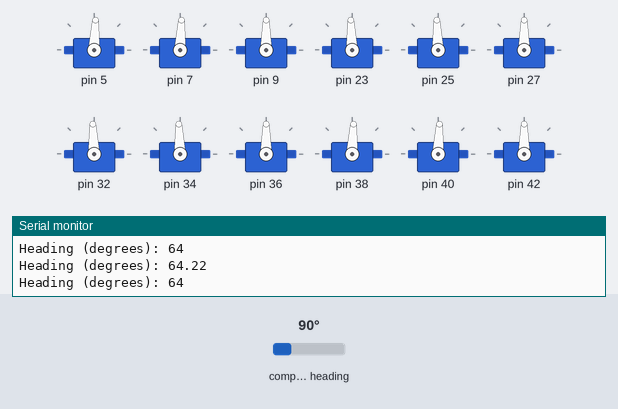
This sketch was run on a simulated Arduino Uno, built with avr-gcc and run on an emulated ATmega328P. Parts: 12 × servo, the last lines printed to the serial monitor. The inputs (shaded band) are chosen by the test bench; at power-on: compass heading 90°.

Above: at 1.2 s.
1.3 s: compass heading set to 82°
At 1.78 s:
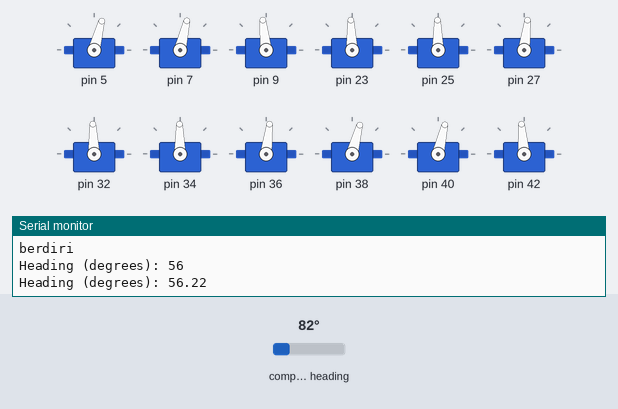
At 2.4 s:
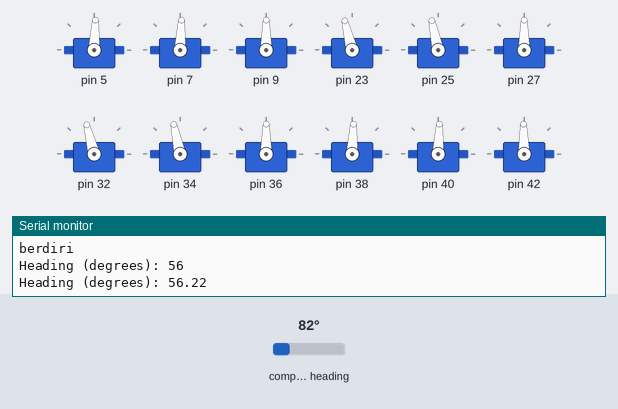
4.3 s: compass heading set to 90°
At 4.8 s:
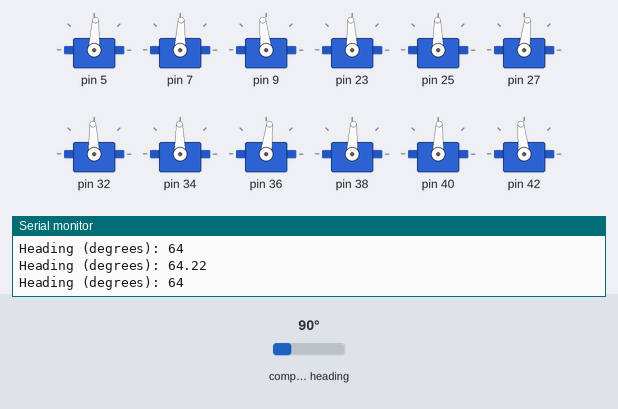
Timing chart, 0 to 7.3 s (numbered marks = the images above; inputs shaded):
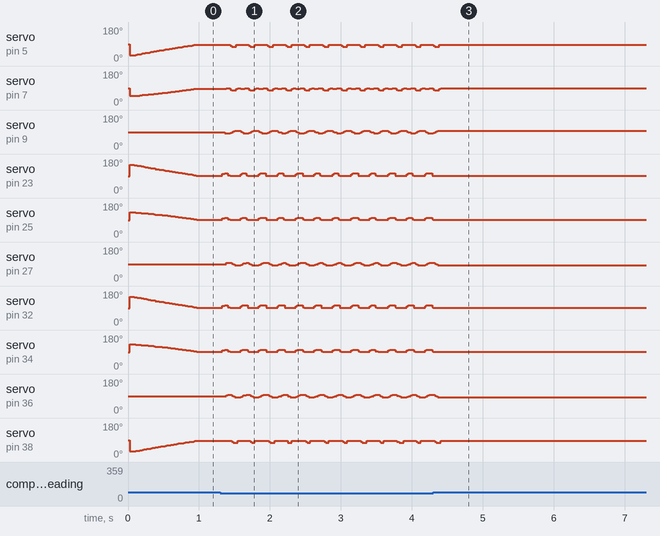

The sketch:

mainCode.ino
```cpp
// // #include "quassar_config.h"
// #include "quassar_movement.h"
// #include "quassar_gyro.h"
#include "quassar_compass.h"
#include "quassar_control.h"
// #include "quassar_communication.h"

/*
  - setup function
   ---------------------------------------------------------------------------*/
void setup()
{

  TIMSK0 = 0;
  // robot initialization
  robot_initialization();

  // initializing acceleration
  // gyro_setup();

  // initializing compass
  compass_setup();

  // initializing controller
  // controller_setup();

}

/*
  - loop function
   ---------------------------------------------------------------------------*/
void loop()
{

  compass_signal();
  Serial.print("Heading (degrees): "); Serial.println(headingDegrees);

  int min_heading = 60;
  int max_heading = 100;
  int head = headingDegrees;


  // directional set position
    while(headingDegrees <= min_heading || headingDegrees >= max_heading)
    {

      if(headingDegrees <= min_heading)
      {
        turn_right(1, 1, 10);
        Serial.println("putar kanan");
        if(headingDegrees <= min_heading || headingDegrees >= max_heading)
        {
          Serial.println("berdiri");
          stand();
          break;
        }
        else
          continue;
      }
      else if(headingDegrees >= max_heading)
      {
        turn_left(1, 1, 10);
        if(headingDegrees <= min_heading || headingDegrees >= max_heading)
        {
          stand();
          break;
        }
        else
          continue;
      }
      else
        stand();
        break;
    }

    Serial.print("Heading (degrees): "); Serial.println(round(headingDegrees));

  delay(500);

  // ble_setup();
  delay(2000);
  stand();

  // trot_gait_forward(1, 0.25, 10);

  // acceleration_show();

  // gyro_signal();


  // // compass_show();


   // ble_connect();
}
```

quassar_compass.h
```cpp
/* -----------------------------------------------------------------------------
  - Project : IT-PLN Quadruped Robot SAR
  - info :  This library contains gyromotions an accelerations function
  - modified by i-Quassar Team

  - scl = 21
  - sda = 20
*/

#include <Wire.h>
#include <Adafruit_Sensor.h>
#include <Adafruit_HMC5883_U.h>
#include "quassar_movement.h"

/* Assign a unique ID to this sensor at the same time */
Adafruit_HMC5883_Unified mag = Adafruit_HMC5883_Unified(12345);

float headingDegrees;
float heading;

void displaySensorDetails(void)
{
  sensor_t sensor;
  mag.getSensor(&sensor);
  Serial.println("------------------------------------");
  Serial.print  ("Sensor:       "); Serial.println(sensor.name);
  Serial.print  ("Driver Ver:   "); Serial.println(sensor.version);
  Serial.print  ("Unique ID:    "); Serial.println(sensor.sensor_id);
  Serial.print  ("Max Value:    "); Serial.print(sensor.max_value); Serial.println(" uT");
  Serial.print  ("Min Value:    "); Serial.print(sensor.min_value); Serial.println(" uT");
  Serial.print  ("Resolution:   "); Serial.print(sensor.resolution); Serial.println(" uT");
  Serial.println("------------------------------------");
  Serial.println("");
  delay(500);
}

void compass_setup(void)
{
  Serial.begin(57600);
  Serial.println("HMC5883 Magnetometer Test"); Serial.println("");

  /* Initialise the sensor */
  if(!mag.begin())
  {
    /* There was a problem detecting the HMC5883 ... check your connections */
    Serial.println("Ooops, no HMC5883 detected ... Check your wiring!");
    while(1);
  }

  /* Display some basic information on this sensor */
  displaySensorDetails();
}

void compass_signal()
{
  /* Get a new sensor event */
  sensors_event_t event;
  mag.getEvent(&event);

  /* Display the results (magnetic vector values are in micro-Tesla (uT)) */
  // Serial.print("X: "); Serial.print(event.magnetic.x); Serial.print("  ");
  // Serial.print("Y: "); Serial.print(event.magnetic.y); Serial.print("  ");
  // Serial.print("Z: "); Serial.print(event.magnetic.z); Serial.print("  ");Serial.println("uT");

  // Hold the module so that Z is pointing 'up' and you can measure the heading with x&y
  // Calculate heading when the magnetometer is level, then correct for signs of axis.
  heading = atan2(event.magnetic.y, event.magnetic.x);

  // Once you have your heading, you must then add your 'Declination Angle', which is the 'Error' of the magnetic field in your location.
  // Find yours here: http://www.magnetic-declination.com/
  // Mine is: -13* 2' W, which is ~13 Degrees, or (which we need) 0.22 radians
  // If you cannot find your Declination, comment out these two lines, your compass will be slightly off.
  float declinationAngle = -0.45;
  heading += declinationAngle;

  // Correct for when signs are reversed.
  if(heading < 0)
    heading += 2*PI;

  // Check for wrap due to addition of declination.
  if(heading > 2*PI)
    heading -= 2*PI;

  // Convert radians to degrees for readability.
  headingDegrees = heading * 180/M_PI;

  return round(headingDegrees);
}

void compass_show(void)
{

  Serial.print("Heading (degrees): "); Serial.println(round(headingDegrees));

  // int min_heading = 40;
  // int max_heading = 70;
  // int head = headingDegrees;


  // // directional set position
  //   while(headingDegrees <= min_heading || headingDegrees >= max_heading)
  //   {
  //     if(headingDegrees <= min_heading)
  //     {
  //       turn_right(1, 0.5, 10);
  //       if(headingDegrees <= min_heading || headingDegrees >= max_heading)
  //       {
  //         stand();
  //         break;
  //       }
  //       else
  //         continue;
  //     }
  //     else if(headingDegrees >= max_heading)
  //     {
  //       turn_left(1, 0.5, 10);
  //       if(headingDegrees <= min_heading || headingDegrees >= max_heading)
  //       {
  //         stand();
  //         break;
  //       }
  //       else
  //         continue;
  //     }
  //     else
  //       stand();
  //   }

  //   Serial.print("Heading (degrees): "); Serial.println(round(headingDegrees));

  delay(500);
}
```

quassar_control.h
```cpp
/* -----------------------------------------------------------------------------
  - Project : IT-PLN Quadruped Robot SAR
  - info :  This library contains controller configuration
  - modified by i-Quassar Team
*/
#include <PS2X_lib.h>

PS2X controller;

/* -----------------------------------------------------------------------------
  - right now, the library does NOT support hot-pluggable controllers, meaning
  - you must always either restart your Arduino after you connect the controller,
  - or call config_gamepad(pins) again after connecting the controller.
*/

int error = 0;
byte type = 0;
byte vibrate = 0;

void controller_setup()
{
  Serial.begin(57600);

  // GamePad(clock, command, attention, data, Pressures?, Rumble?)
  error = controller.config_gamepad(2, 3, 4, 5, true, true);

  if(error == 0)
  {
    Serial.println("Found Controller, configured successful");
    Serial.println("Try out all the buttons, X will vibrate the controller, faster as you press harder;");
    Serial.println("holding L1 or R1 will print out the analog stick values.");
    Serial.println("Go to www.billporter.info for updates and to report bugs.");
  }
  else if(error == 1)
    Serial.println("No controller found, check wiring, see readme.txt to enable debug. visit www.billporter.info for troubleshooting tips");

  else if(error == 2)
    Serial.println("Controller found but not accepting commands. see readme.txt to enable debug. Visit www.billporter.info for troubleshooting tips");

  else if(error == 3)
    Serial.println("Controller refusing to enter Pressures mode, may not support it. ");

  type = controller.readType();
    switch(type)
    {
      case 0:
        Serial.println("Unknown Controller type");
        break;
      case 1:
        Serial.println("DualShock Controller Found");
        break;
    }
}


void controller_read(){

  /*  You must Read Gamepad to get new values
      Read GamePad and set vibration values
      controller.read_gamepad(small motor on/off, larger motor strenght from 0-255)
      if you don't enable the rumble, use controller.read_gamepad(); with no values
      you should call this at least once a second
  */

  if(error == 1)
    return;

 if(type == 1) //DualShock Controller
 {
  controller.read_gamepad(false, vibrate);          //read controller and set large motor to spin at 'vibrate' speed

  if(controller.Button(PSB_START))                   //will be TRUE as long as button is pressed
    Serial.println("Start is being held");

  if(controller.Button(PSB_SELECT))
     Serial.println("Select is being held");

  if(controller.Button(PSB_PAD_UP))         //will be TRUE as long as button is pressed
  {
    Serial.print("Up held this hard: ");
    Serial.println(controller.Analog(PSAB_PAD_UP), DEC);
  }

  if(controller.Button(PSB_PAD_RIGHT))
  {
    Serial.print("Right held this hard: ");
    Serial.println(controller.Analog(PSAB_PAD_RIGHT), DEC);
  }

  if(controller.Button(PSB_PAD_LEFT))
  {
    Serial.print("LEFT held this hard: ");
    Serial.println(controller.Analog(PSAB_PAD_LEFT), DEC);
  }

  if(controller.Button(PSB_PAD_DOWN))
  {
    Serial.print("DOWN held this hard: ");
    Serial.println(controller.Analog(PSAB_PAD_DOWN), DEC);
  }

  vibrate = controller.Analog(PSAB_BLUE);     //this will set the large motor vibrate speed based on
                                              //how hard you press the blue (X) button

  if (controller.NewButtonState())               //will be TRUE if any button changes state (on to off, or off to on)
  {
    if(controller.Button(PSB_L3))
      Serial.println("L3 pressed");

    if(controller.Button(PSB_R3))
      Serial.println("R3 pressed");

    if(controller.Button(PSB_L2))
      Serial.println("L2 pressed");

    if(controller.Button(PSB_R2))
      Serial.println("R2 pressed");

    if(controller.Button(PSB_GREEN))
      Serial.println("Triangle pressed");
  }

  if(controller.ButtonPressed(PSB_RED))             //will be TRUE if button was JUST pressed
    Serial.println("Circle just pressed");

  if(controller.ButtonReleased(PSB_PINK))             //will be TRUE if button was JUST released
    Serial.println("Square just released");

  if(controller.NewButtonState(PSB_BLUE))            //will be TRUE if button was JUST pressed OR released
    Serial.println("X just changed");

  if(controller.Button(PSB_L1) || controller.Button(PSB_R1)) // print stick values if either is TRUE
  {
    Serial.print("Stick Values:");
    Serial.print(controller.Analog(PSS_LY), DEC); //Left stick, Y axis. Other options: LX, RY, RX
    Serial.print(",");
    Serial.print(controller.Analog(PSS_LX), DEC);
    Serial.print(",");
    Serial.print(controller.Analog(PSS_RY), DEC);
    Serial.print(",");
    Serial.println(controller.Analog(PSS_RX), DEC);
  }
 }
 delay(50);
}
```

Source omitted: quassar_movement.h (27969 bytes), quassar_config.h (7885 bytes)

Measured:
- the behaviour switches between 86 and 85° on compass heading (found by bisection; images 0 and 1)
- after the input at 1.3 s, servo on pin 5: 87° → 81° after 0.14 s, then repeats every 0.26 s: 75° 0.06 s, 85° 0.02 s, 87° 0.16 s, 81° 0.02 s; servo on pin 7: 87° → 88° after 0.08 s, then repeats every 0.26 s: 81° 0.02 s, 77° 0.06 s, 85° 0.02 s, 88° 0.04 s, 87° 0.06 s, 88° 0.06 s
- after the input at 4.3 s, servo on pin 5, servo on pin 38: goes on until 4.4 s, then stays 87°; servo on pin 7, servo on pin 40: goes on until 4.4 s, then stays 88°; servo on pin 9, servo on pin 42: goes on until 4.4 s, then stays 96°; servo on pin 23: stops changing and stays 92°; servo on pin 25, servo on pin 34: goes on until 4.4 s, then stays 91°
